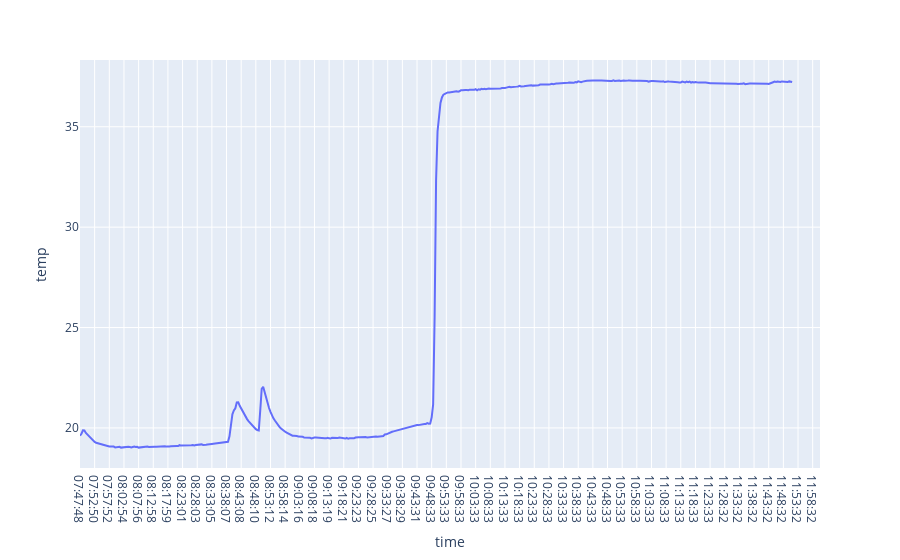

Notebook source saved alongside this figure:
### Code cell
fig = px.line(pID_12_Coretemp, x="time", y="temp")
fig.show()

### Figure 1 — Plotly figure (JSON) as saved in the notebook; plotly's stock layout.template omitted (floating-point values rounded to 4 significant figures; data arrays with more than 128 entries replaced by an {"elided": "..."} marker saying what was removed)
{"data": [{"hovertemplate": "time=%{x}<br>temp=%{y}<extra></extra>", "legendgroup": "", "line": {"color": "#636efa", "dash": "solid"}, "marker": {"symbol": "circle"}, "mode": "lines", "name": "", "orientation": "v", "showlegend": false, "x": {"elided": "506 str values"}, "xaxis": "x", "y": {"elided": "506 float values"}, "yaxis": "y", "type": "scatter"}], "layout": {"xaxis": {"anchor": "y", "domain": [0.0, 1.0], "title": {"text": "time"}}, "yaxis": {"anchor": "x", "domain": [0.0, 1.0], "title": {"text": "temp"}}, "legend": {"tracegroupgap": 0}, "margin": {"t": 60}}}
